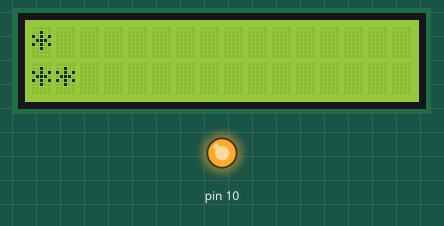
This sketch was run on a simulated Arduino Uno, built with avr-gcc and run on an emulated ATmega328P. Parts: 16×2 character LCD, output pins drawn as LEDs (lit = HIGH).

Above: at 0.16 s.
At 0.57 s:
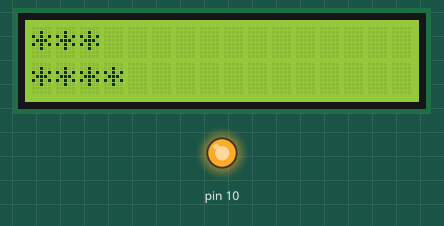
At 0.98 s:
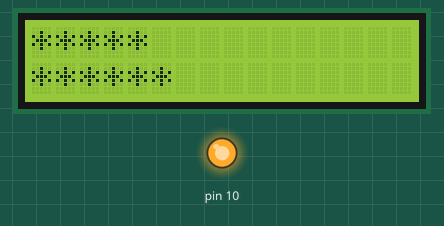
At 1.8 s:
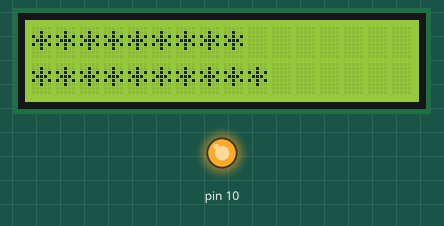
At 2.62 s:
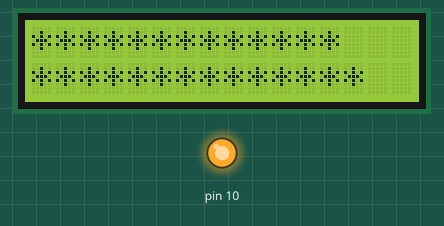
At 3.65 s:
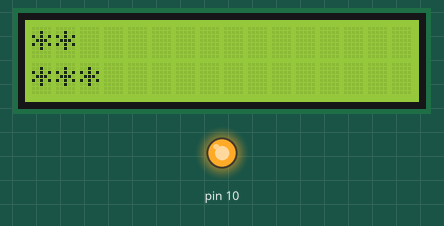

Measured:
- by itself, everything shown: repeats every 3.3 s, in 16 steps

The sketch:

lcd1.ino
```cpp
#include <LiquidCrystal.h>

LiquidCrystal lcd(8,9,4,5,6,7);
int len;

void setup() {
  lcd.begin(16, 2);
  lcd.clear();
  pinMode(10, OUTPUT);
  digitalWrite(10, HIGH);
  len = 1;
}

void loop() {
  int i;

  lcd.clear();
  lcd.setCursor(0, 0);
  for(i=0; i<len; i++) lcd.print("*");
  lcd.setCursor(0, 1);
  for(i=0; i<len%16+1; i++) lcd.print("*");

  ++len;
  if(len > 16) len = 1;

  delay(200);
}
```
